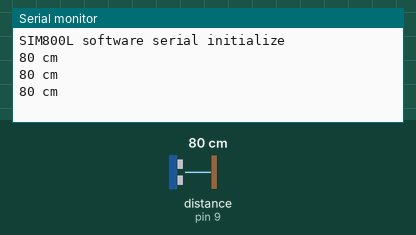
The sketch below on a simulated Arduino Uno, built with avr-gcc and run on an emulated ATmega328P. Shown: the last lines printed to the serial monitor. Wiring (inferred from the names in the program): ultrasonic range finder: trigger pin 8; echo pin 9. Inputs (shaded band) come from the test bench; at power-on: distance to the obstacle (sensor on pin 9) 80 cm. The echo pulse lasts 58.3 µs per cm; the modem accepts every AT command (registered, SIM ready, sends succeed) and sends nothing else.

Above: at 2.2 s.
2.3 s: distance to the obstacle (sensor on pin 9) set to 22 cm
At 2.9 s:
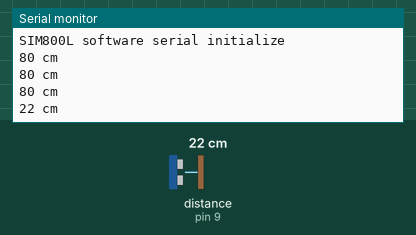
3.8 s: distance to the obstacle (sensor on pin 9) set to 18 cm
At 5.8 s:
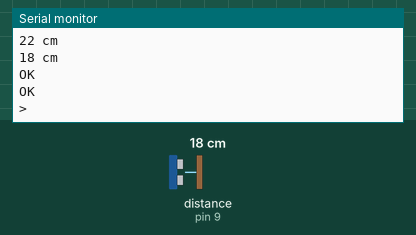
Timing chart, 0 to 7.3 s (numbered marks = the images above; inputs shaded):
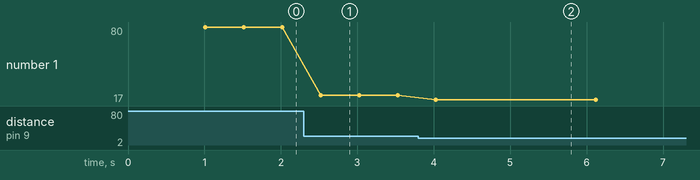

The sketch:

sim800L_GSM_Ultrasonic.ino
```cpp
#include <SoftwareSerial.h>

int rxPin = 2; //GSM module RX pin to arduino 2
int txPin = 3; //GSM module TX pin to arduino 3
SoftwareSerial sim800(rxPin,txPin);

int trigPin = 8;
int echoPin = 9;

void setup() {
  //pinMode(ledPin, OUTPUT);
  pinMode(trigPin, OUTPUT);
  pinMode(echoPin, INPUT);

  Serial.begin(9600); //initialize serial

  sim800.begin(9600);
  Serial.println("SIM800L software serial initialize");

  sim800.println("AT");
  delay(1000);
}

void loop() {
    ultrasonic();
}

void updateSerial()
{
  delay(500);
  while (Serial.available())
  {
    sim800.write(Serial.read());//Forward what Serial received to Software Serial Port
  }
  while(sim800.available())
  {
    Serial.write(sim800.read());//Forward what Software Serial received to Serial Port
  }
}

void ultrasonic(){
  long time_duration, distance_in_cm;
  digitalWrite(trigPin, LOW);
  delayMicroseconds(2);
  digitalWrite(trigPin, HIGH);
  delayMicroseconds(10);
  digitalWrite(trigPin, LOW);
  time_duration = pulseIn(echoPin, HIGH);
  distance_in_cm = time_duration / 29 / 2;

  Serial.print(distance_in_cm);
  Serial.println(" cm");

  //ranging distance - 2cm - 400 cm
  //if distance is equal or less than 20 cm
  if(distance_in_cm <= 20){
  sim800.println("AT+CMGF=1"); // Configuring TEXT mode
  updateSerial();
  sim800.println("AT+CMGS=\"+639303842799\"");//change ZZ with country code and xxxxxxxxxxx with phone number to sms
  updateSerial();
  sim800.print("Last Minute Engineers | lastminuteengineers.com"); //text content
  updateSerial();
  sim800.write(26);
  }
  delay(500);
}
```

Measured:
- the behaviour switches between 21 and 20 cm on distance to the obstacle (sensor on pin 9) (found by bisection; images 1 and 2)
- after the input at 2.3 s, the serial monitor: prints a new line after 0.22 s (image 1)
- after the input at 3.8 s, the serial monitor: prints a new line after 0.23 s (image 2)
- plotted number 1: 80 → 22 after the input at 2.3 s, 22 → 17 after the input at 3.8 s
